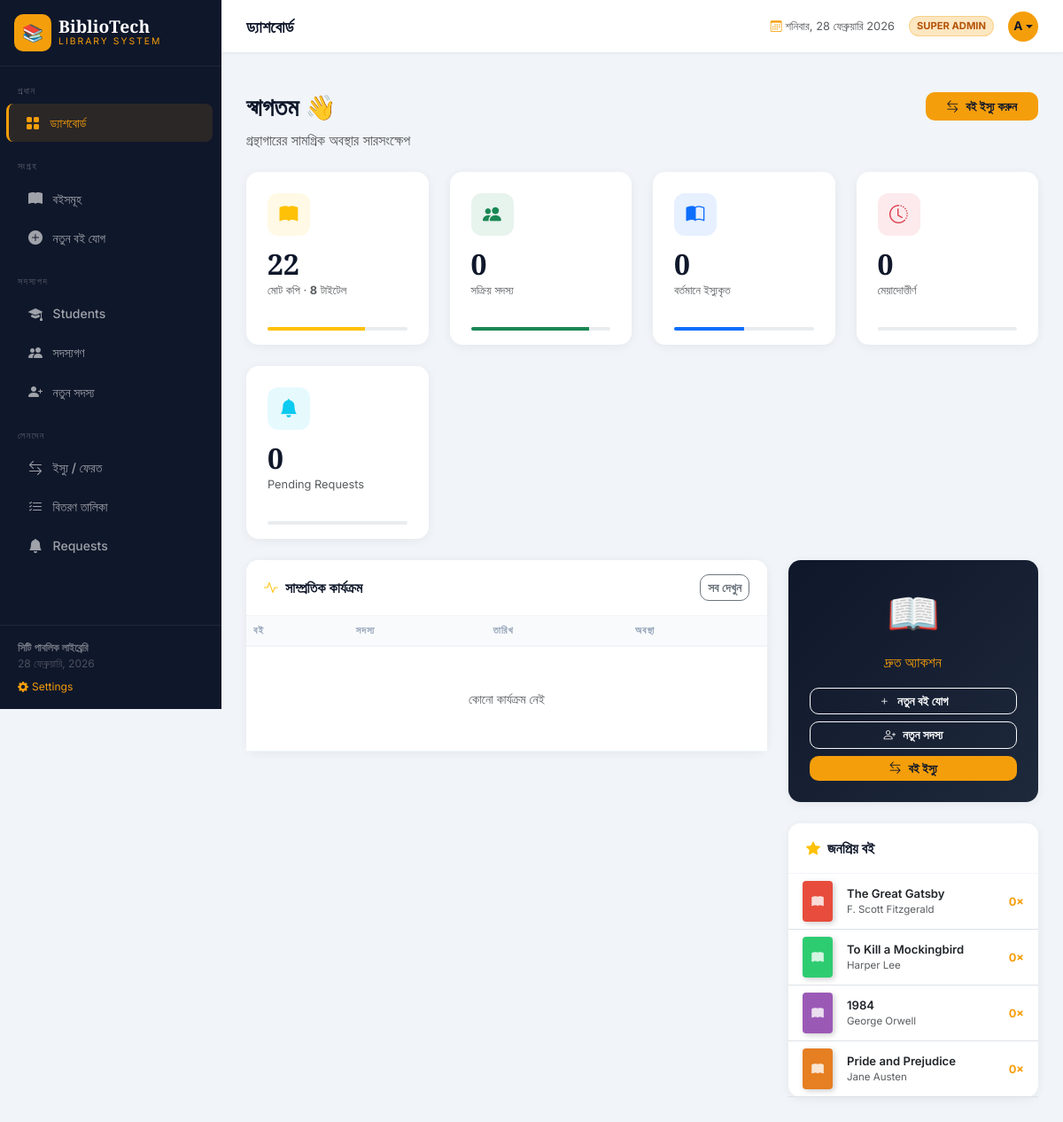
/dashboard (signed in), run on the app's committed database.
### tables this page shows
CREATE TABLE settings (
        key TEXT PRIMARY KEY, value TEXT
    );

CREATE TABLE books (
        id INTEGER PRIMARY KEY AUTOINCREMENT,
        title TEXT NOT NULL, author TEXT NOT NULL, isbn TEXT UNIQUE,
        genre TEXT, total_copies INTEGER DEFAULT 1, available_copies INTEGER DEFAULT 1,
        added_date TEXT DEFAULT CURRENT_TIMESTAMP, cover_color TEXT DEFAULT '#4A90D9'
    );

### app.py (the view)
@app.route('/dashboard')
@admin_required
def dashboard():
    conn = get_db()
    total_books    = conn.execute('SELECT SUM(total_copies) FROM books').fetchone()[0] or 0
    total_titles   = conn.execute('SELECT COUNT(*) FROM books').fetchone()[0]
    total_members  = conn.execute('SELECT COUNT(*) FROM members WHERE active=1').fetchone()[0]
    total_students = conn.execute('SELECT COUNT(*) FROM students WHERE active=1').fetchone()[0]
    active_borrows = conn.execute("SELECT COUNT(*) FROM borrowings WHERE status='borrowed'").fetchone()[0]
    overdue        = conn.execute("SELECT COUNT(*) FROM borrowings WHERE status='borrowed' AND due_date < date('now')").fetchone()[0]
    pending_reqs   = conn.execute("SELECT COUNT(*) FROM book_requests WHERE status='pending'").fetchone()[0]
    recent_activity = conn.execute("""
        SELECT b.title, m.name, br.borrow_date, br.status, br.due_date
        FROM borrowings br JOIN books b ON br.book_id=b.id JOIN members m ON br.member_id=m.id
        ORDER BY br.borrow_date DESC LIMIT 5
    """).fetchall()
    popular_books = conn.execute("""
        SELECT b.title, b.author, b.cover_color, COUNT(br.id) as borrow_count
        FROM books b LEFT JOIN borrowings br ON b.id=br.book_id
        GROUP BY b.id ORDER BY borrow_count DESC LIMIT 4
    """).fetchall()
    recent_requests = conn.execute("""
        SELECT br.*, b.title as book_title, b.cover_color, s.name as student_name
        FROM book_requests br JOIN books b ON br.book_id=b.id JOIN students s ON br.student_id=s.id
        WHERE br.status='pending' ORDER BY br.request_date DESC LIMIT 5
    """).fetchall()
    conn.close()
    return render_template('dashboard.html',
        total_books=total_books, total_titles=total_titles,
        total_members=total_members, total_students=total_students,
        active_borrows=active_borrows, overdue=overdue, pending_reqs=pending_reqs,
        recent_activity=recent_activity, popular_books=popular_books,
        recent_requests=recent_requests)

### templates/dashboard.html (shortened to what this page needs)
{% extends 'base.html' %}
{% block topbar_title %}ড্যাশবোর্ড{% endblock %}
{% block content %}
<div class="d-flex justify-content-between align-items-start mb-4 page-header">
    <div><h1>স্বাগতম 👋</h1><p class="text-muted mb-0">গ্রন্থাগারের সামগ্রিক অবস্থার সারসংক্ষেপ</p></div>
    <a href="{{ url_for('borrow') }}" class="btn btn-gold px-4"><i class="bi bi-arrow-left-right me-2"></i>বই ইস্যু করুন</a>
</div>
<div class="row g-4 mb-4">
    <div class="col-sm-6 col-xl-3">
        <div class="card stat-card h-100">
            <div class="card-body p-4">
                <div class="stat-icon-box bg-warning bg-opacity-10 text-warning mb-3"><i class="bi bi-book-fill"></i></div>
                <div class="stat-val">{{ total_books }}</div>
                <div class="text-muted mt-1" style="font-size:.8rem">মোট কপি &middot; <strong>{{ total_titles }}</strong> টাইটেল</div>
            </div>
            <div class="card-footer border-0 bg-transparent pb-3 px-4">
                <div class="progress" style="height:4px"><div class="progress-bar bg-warning" style="width:70%"></div></div>
            </div>
        </div>
    </div>
    <div class="col-sm-6 col-xl-3">
        <div class="card stat-card h-100">
            <div class="card-body p-4">
                <div class="stat-icon-box bg-success bg-opacity-10 text-success mb-3"><i class="bi bi-people-fill"></i></div>
                <div class="stat-val">{{ total_members }}</div>
                <div class="text-muted mt-1" style="font-size:.8rem">সক্রিয় সদস্য</div>
            </div>
            <div class="card-footer border-0 bg-transparent pb-3 px-4">
                <div class="progress" style="height:4px"><div class="progress-bar bg-success" style="width:85%"></div></div>
            </div>
        </div>
    </div>
    <div class="col-sm-6 col-xl-3">
        <div class="card stat-card h-100">
            <div class="card-body p-4">
                <div class="stat-icon-box bg-primary bg-opacity-10 text-primary mb-3"><i class="bi bi-book-half"></i></div>
                <div class="stat-val">{{ active_borrows }}</div>
                <div class="text-muted mt-1" style="font-size:.8rem">বর্তমানে ইস্যুকৃত</div>
            </div>
            <div class="card-footer border-0 bg-transparent pb-3 px-4">
                <div class="progress" style="height:4px"><div class="progress-bar bg-primary" style="width:50%"></div></div>
            </div>
        </div>
    </div>
    <div class="col-sm-6 col-xl-3">
        <div class="card stat-card h-100">
            <div class="card-body p-4">
                <div class="stat-icon-box bg-danger bg-opacity-10 text-danger mb-3"><i class="bi bi-clock-history"></i></div>
                <div class="stat-val">{{ overdue }}</div>
                <div class="text-muted mt-1" style="font-size:.8rem">মেয়াদোত্তীর্ণ</div>
            </div>
            <div class="card-footer border-0 bg-transparent pb-3 px-4">
                <div class="progress" style="height:4px"><div class="progress-bar bg-danger" style="width:{% if overdue > 0 %}60{% else %}0{% endif %}%"></div></div>
            </div>
        </div>
    </div>
    <div class="col-sm-6 col-xl-3">
        <div class="card stat-card h-100">
            <div class="card-body p-4">
                <div class="stat-icon-box bg-info bg-opacity-10 text-info mb-3"><i class="bi bi-bell-fill"></i></div>
                <div class="stat-val">{{ pending_reqs }}</div>
                <div class="text-muted mt-1" style="font-size:.8rem">Pending Requests</div>
            </div>
            <div class="card-footer border-0 bg-transparent pb-3 px-4">
                <div class="progress" style="height:4px"><div class="progress-bar bg-info" style="width:{% if pending_reqs > 0 %}70{% else %}0{% endif %}%"></div></div>
            </div>
        </div>
    </div>
</div>
<div class="row g-4">
    <div class="col-xl-8">
        <div class="card content-card">
            <div class="card-header d-flex justify-content-between align-items-center">
                <span><i class="bi bi-activity me-2 text-warning"></i>সাম্প্রতিক কার্যক্রম</span>
                <a href="{{ url_for('borrow') }}" class="btn btn-sm btn-outline-secondary">সব দেখুন</a>
            </div>
            <div class="card-body p-0">
                <div class="table-responsive">
                    <table class="table mb-0">
                        <thead><tr><th>বই</th><th>সদস্য</th><th>তারিখ</th><th>অবস্থা</th></tr></thead>
                        <tbody>
                            {% for row in recent_activity %}
                            <tr>
                                <td class="fw-semibold" style="max-width:180px;white-space:nowrap;overflow:hidden;text-overflow:ellipsis">{{ row.title }}</td>
                                <td>{{ row.name }}</td>
                                <td class="text-muted small">{{ row.borrow_date[:10] }}</td>
                                <td>
                                    {% if row.status == 'borrowed' %}
                                        {% if row.due_date < '2026-02-26' %}
                                        <span class="badge bg-danger bg-opacity-15 text-danger">মেয়াদোত্তীর্ণ</span>
                                        {% else %}
                                        <span class="badge bg-warning bg-opacity-15 text-warning">ইস্যুকৃত</span>
                                        {% endif %}
                                    {% else %}
                                    <span class="badge bg-success bg-opacity-15 text-success">ফেরত</span>
                                    {% endif %}
                                </td>
                            </tr>
                            {% else %}
                            <tr><td colspan="4" class="text-center text-muted py-5">কোনো কার্যক্রম নেই</td></tr>
                            {% endfor %}
                        </tbody>
                    </table>
                </div>
            </div>
        </div>
    </div>
    <div class="col-xl-4">
        <div class="card content-card mb-4" style="background:linear-gradient(135deg,#0f172a,#1e293b);border:none">
            <div class="card-body p-4 text-center text-white">
                <div style="font-size:3rem;margin-bottom:.5rem">📖</div>
                <div style="font-family:'Playfair Display',serif;font-size:1rem;color:var(--gold)" class="mb-3">দ্রুত অ্যাকশন</div>
                <div class="d-grid gap-2">
                    <a href="{{ url_for('add_book') }}" class="btn btn-outline-light btn-sm"><i class="bi bi-plus me-2"></i>নতুন বই যোগ</a>
                    <a href="{{ url_for('add_member') }}" class="btn btn-outline-light btn-sm"><i class="bi bi-person-plus me-2"></i>নতুন সদস্য</a>
                    <a href="{{ url_for('borrow') }}" class="btn btn-gold btn-sm"><i class="bi bi-arrow-left-right me-2"></i>বই ইস্যু</a>
                </div>
            </div>
        </div>
        <div class="card content-card">
            <div class="card-header"><i class="bi bi-star-fill me-2 text-warning"></i>জনপ্রিয় বই</div>
            <div class="card-body p-0">
                {% for book in popular_books %}
                <div class="d-flex align-items-center gap-3 px-3 py-2 border-bottom">
                    <div class="book-cover-sm" style="background:{{ book.cover_color }}"><i class="bi bi-book-fill"></i></div>
                    <div class="flex-grow-1 overflow-hidden">
                        <div class="fw-semibold text-truncate" style="font-size:.82rem">{{ book.title }}</div>
                        <div class="text-muted" style="font-size:.72rem">{{ book.author }}</div>
                    </div>
                    <span class="fw-bold" style="color:var(--gold);font-size:.8rem">{{ book.borrow_count }}×</span>
                </div>
                {% endfor %}
            </div>
        </div>
    </div>
</div>
{% endblock %}

### templates/base.html (shortened to what this page needs)
<!DOCTYPE html>
<html lang="bn">
<head>
    <link href="https://cdnjs.cloudflare.com/ajax/libs/bootstrap/5.3.2/css/bootstrap.min.css" rel="stylesheet">
    <link href="https://cdnjs.cloudflare.com/ajax/libs/bootstrap-icons/1.11.3/font/bootstrap-icons.min.css" rel="stylesheet">
</head>
<body>
<nav id="sidebar">
    <div class="sidebar-brand d-flex align-items-center gap-2 p-3 border-bottom" style="border-color:rgba(255,255,255,.07)!important">
        <div class="brand-icon" style="overflow:hidden">
            {% if site.logo_type == 'image' %}
            <img src="{{ site.library_logo }}" style="width:100%;height:100%;object-fit:cover;border-radius:10px" alt="logo">
            {% else %}
            {{ site.library_logo }}
            {% endif %}
        </div>
        <div>
            <div class="brand-name">{{ site.library_name }}</div>
            <div class="brand-sub">{{ site.library_tagline }}</div>
        </div>
    </div>
    <div class="sidebar-nav flex-grow-1 py-2">
        <div class="nav-section">প্রধান</div>
        {% if session.get("is_admin") %}
        <a href="{{ url_for('dashboard') }}" class="nav-link {% if request.endpoint=='dashboard' %}active{% endif %}"><i class="bi bi-grid-fill"></i> ড্যাশবোর্ড</a>
        {% endif %}
        <div class="nav-section mt-2">সংগ্রহ</div>
        <a href="{{ url_for('books') }}" class="nav-link {% if request.endpoint=='books' %}active{% endif %}"><i class="bi bi-book-fill"></i> বইসমূহ</a>
        {% if session.get("is_admin") %}
        <a href="{{ url_for('add_book') }}" class="nav-link {% if request.endpoint=='add_book' %}active{% endif %}"><i class="bi bi-plus-circle-fill"></i> নতুন বই যোগ</a>
        <div class="nav-section mt-2">সদস্যপদ</div>
        <a href="{{ url_for('students') }}" class="nav-link {% if request.endpoint=='students' %}active{% endif %}"><i class="bi bi-mortarboard-fill"></i> Students</a>
        <a href="{{ url_for('members') }}" class="nav-link {% if request.endpoint=='members' %}active{% endif %}"><i class="bi bi-people-fill"></i> সদস্যগণ</a>
        <a href="{{ url_for('add_member') }}" class="nav-link {% if request.endpoint=='add_member' %}active{% endif %}"><i class="bi bi-person-plus-fill"></i> নতুন সদস্য</a>
        <div class="nav-section mt-2">লেনদেন</div>
        <a href="{{ url_for('borrow') }}" class="nav-link {% if request.endpoint=='borrow' %}active{% endif %}"><i class="bi bi-arrow-left-right"></i> ইস্যু / ফেরত</a>
        <a href="{{ url_for('issued_books') }}" class="nav-link {% if request.endpoint=='issued_books' %}active{% endif %}"><i class="bi bi-list-check"></i> বিতরণ তালিকা</a>
        <a href="{{ url_for('requests_list') }}" class="nav-link {% if request.endpoint=='requests_list' %}active{% endif %}"><i class="bi bi-bell-fill"></i> Requests</a>
        {% endif %}
    </div>
    <div class="sidebar-footer">
    <div class="fw-semibold" style="color:rgba(255,255,255,.4)">{{ site.library_footer }}</div>
    <div id="sidebar-date"></div>
    {% if session.get('is_super') %}
    <a href="{{ url_for('settings') }}" class="d-block mt-2" style="color:var(--gold);font-size:.75rem;text-decoration:none">
        <i class="bi bi-gear-fill me-1"></i>Settings
    </a>
    {% endif %}
</div>
</nav>
<div id="main">
    <div class="topbar">
        <div class="topbar-title">{% block topbar_title %}{% endblock %}</div>
        <div class="d-flex align-items-center gap-3">
            <span class="text-muted d-none d-md-inline" style="font-size:.8rem">
                <i class="bi bi-calendar3 me-1" style="color:var(--gold)"></i><span id="live-date"></span>
            </span>
            {% if session.get("is_admin") %}
                {% if session.get("is_super") %}
                <span class="admin-badge" style="background:rgba(245,158,11,.25);color:#b45309">SUPER ADMIN</span>
                {% else %}
                <span class="admin-badge">ADMIN</span>
                {% endif %}
                <div class="dropdown">
                    <button class="topbar-av border-0 dropdown-toggle" style="cursor:pointer"
                            data-bs-toggle="dropdown" aria-expanded="false">
                        {{ session.get("username", "A")[0].upper() }}
                    </button>
                </div>
            {% endif %}
        </div>
    </div>
    <div class="page-body pb-0 pt-3">
    </div>
    <div class="page-body">{% block content %}{% endblock %}</div>
</div>
</body>
</html>

### data on the page
settings: library_name "BiblioTech"
settings: library_tagline "LIBRARY SYSTEM"
settings: library_footer "সিটি পাবলিক লাইব্রেরি"
books: title "The Great Gatsby", author "F. Scott Fitzgerald", borrow_count "0"
books: title "To Kill a Mockingbird", author "Harper Lee", borrow_count "0"
books: title "1984", author "George Orwell", borrow_count "0"
books: title "Pride and Prejudice", author "Jane Austen", borrow_count "0"

### other printed values
{{ site.library_logo }} "📚"
{{ session.get("username", "A")[0].upper() }} "A"
{{ total_books }} "22"
{{ total_titles }} "8"
{{ total_members }} "0"
{{ active_borrows }} "0"
{{ overdue }} "0"
{{ pending_reqs }} "0"
